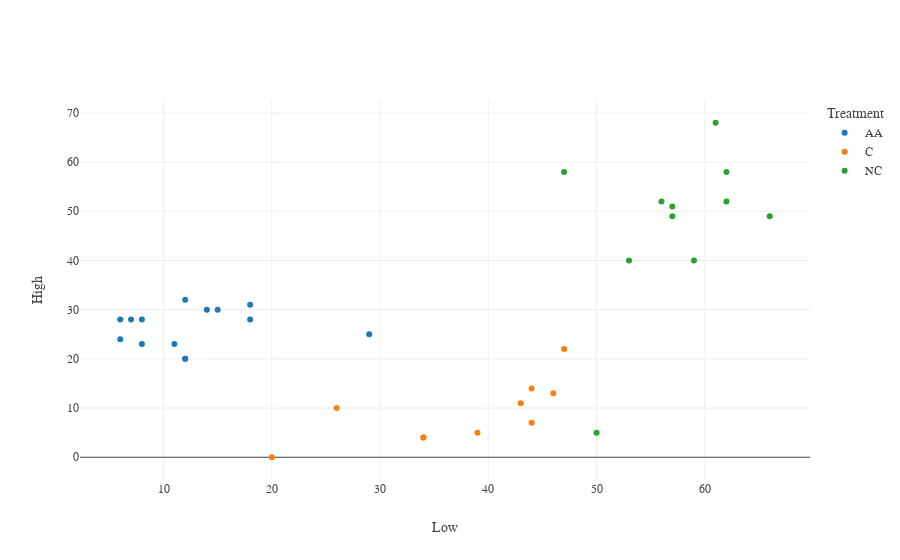

Notebook code cell kept with this figure:
### Code cell
# fig = px.scatter(
#     df, x="low", y="high", color="treatment"
# )
# fig.update_traces(hovertemplate=f"{treatment}<br>Low: %{{x}}<br>High: %{{y}}<extra></extra>")

fig = go.Figure()
fig.layout.template = None

for treatment, group in df.groupby("treatment"):
    fig.add_trace(
        go.Scatter(
            x=group["low"], 
            y=group["high"], 
            name=treatment, 
            mode="markers",
            hovertemplate=f"{treatment}<br>Low: %{{x}}<br>High: %{{y}}<extra></extra>"
        )
    )

fig.update_layout(
    font_family="NanumGothic",
    xaxis_title_text="Low",
    yaxis_title_text="High",
    legend_title_text="Treatment"
)
fig.show()

### Figure 1 — Plotly figure (JSON) as saved in the notebook; plotly's stock layout.template omitted (floating-point values rounded to 4 significant figures)
{"data": [{"hovertemplate": "AA<br>Low: %{x}<br>High: %{y}<extra></extra>", "mode": "markers", "name": "AA", "type": "scatter", "x": [8, 18, 8, 12, 15, 12, 18, 29, 6, 7, 6, 14, 11, 12], "y": [28, 28, 23, 20, 30, 32, 31, 25, 28, 28, 24, 30, 23, 20]}, {"hovertemplate": "C<br>Low: %{x}<br>High: %{y}<extra></extra>", "mode": "markers", "name": "C", "type": "scatter", "x": [46, 26, 47, 44, 34, 34, 44, 39, 20, 43], "y": [13, 10, 22, 14, 4, 4, 7, 5, 0, 11]}, {"hovertemplate": "NC<br>Low: %{x}<br>High: %{y}<extra></extra>", "mode": "markers", "name": "NC", "type": "scatter", "x": [50, 57, 62, 56, 59, 61, 66, 57, 62, 47, 53], "y": [5, 51, 52, 52, 40, 68, 49, 49, 58, 58, 40]}], "layout": {"autosize": true, "font": {"family": "NanumGothic"}, "legend": {"title": {"text": "Treatment"}}, "xaxis": {"autorange": true, "range": [2.328, 69.67], "title": {"text": "Low"}, "type": "linear"}, "yaxis": {"autorange": true, "range": [-5.612, 73.61], "title": {"text": "High"}, "type": "linear"}}}
